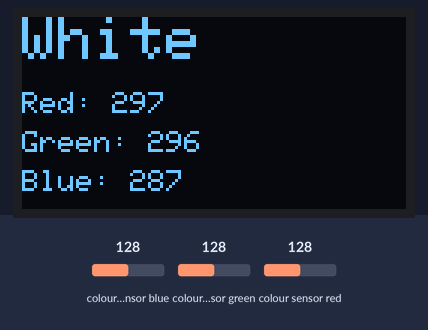
The sketch below on a simulated Arduino Uno, built with avr-gcc and run on an emulated ATmega328P. On the bench: 128×64 one-colour display. Wiring (inferred from the names in the program): TCS3200 colour sensor: output pin 12; S2 pin 10; S3 pin 11; S0 pin 8; S1 pin 9. The inputs (shaded band) are chosen by the test bench; at power-on: colour sensor blue 128, colour sensor green 128, colour sensor red 128. What the sketch prints to the serial monitor is not drawn.

Above: at 7.7 s.
7.8 s: colour sensor blue set to 5
At 8.46 s:
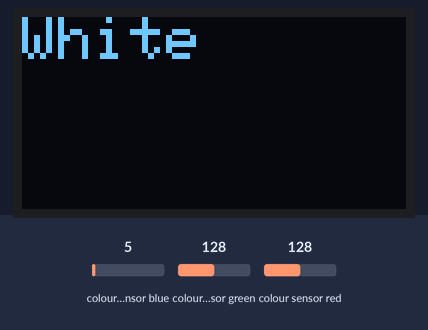
At 11.3 s:
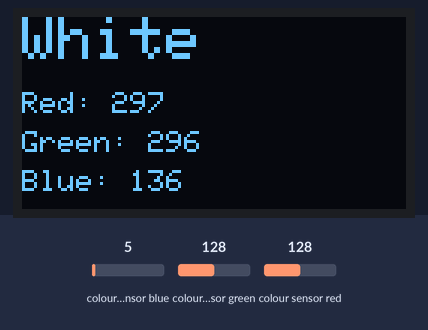
Timing chart, 0 to 12.8 s (numbered marks = the images above; inputs shaded):
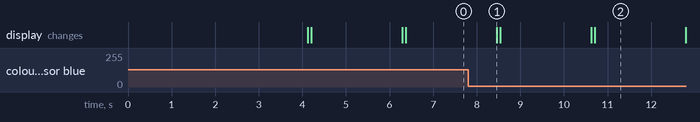

Measured:
- after the input at 7.8 s, the display: first differs from a run without the input after 2.9 s (image 2)

The sketch:

CalibrateTCS3200.ino
```cpp
#include <Wire.h>
#include <Adafruit_GFX.h>
#include <Adafruit_SSD1306.h>

#define SCREEN_WIDTH 128 // OLED display width,  in pixels
#define SCREEN_HEIGHT 64 // OLED display height, in pixels

//On arduino UNO:       A4(SDA), A5(SCL)

#define OLED_RESET     -1 // Reset pin # (or -1 if sharing Arduino reset pin)
#define SCREEN_ADDRESS 0x3D //< See datasheet for Address; 0x3D for 128x64, 0x3C for 128x32
Adafruit_SSD1306 oled(SCREEN_WIDTH, SCREEN_HEIGHT, &Wire, OLED_RESET);

#define s0 8       //TCS3200 pins wiring
#define s1 9
#define s2 10
#define s3 11
#define out 12

int data=0, Red=0, Green=0, Blue=0;
String strColor;
String strRed;
String strGreen;
String strBlue;
String str1;
String str2;

void setup(){
  oled.begin(SSD1306_SWITCHCAPVCC, 0x3C);

  delay(2000);         // wait for initializing
  oled.clearDisplay(); // clear display

  oled.setTextColor(WHITE);     // text color

  strColor=String("White");

  pinMode(s0,OUTPUT);    //pin modes
  pinMode(s1,OUTPUT);
  pinMode(s2,OUTPUT);
  pinMode(s3,OUTPUT);
  pinMode(out,INPUT);

  Serial.begin(9600);   //intialize the serial monitor baud rate

  digitalWrite(s0,HIGH); //Putting S0/S1 on HIGH/HIGH levels means the output frequency scalling is at 100% (recommended)
  digitalWrite(s1,LOW); //LOW/LOW is off HIGH/LOW is 20% and LOW/HIGH is  2%
}

void loop() {
  oled.clearDisplay(); // clear display
  digitalWrite(s2,LOW);        //S2/S3 levels define which set of photodiodes we are using LOW/LOW is for RED LOW/HIGH is for Blue and HIGH/HIGH is for green
  digitalWrite(s3,LOW);

  Serial.print("Red value= ");
  GetData();                 //Executing GetData function to get the value
  data = map(data, 505, 106, 0, 255);
  Red=data;
  strRed=String(Red);

  digitalWrite(s2,HIGH);
  digitalWrite(s3,HIGH);

  Serial.print("Green value= ");
  GetData();
  data = map(data, 485, 102, 0, 255);
  Green=data;
  strGreen=String(Green);

  digitalWrite(s2,LOW);
  digitalWrite(s3,HIGH);

  Serial.print("Blue value= ");
  GetData();
  data = map(data, 360, 75, 0, 255);
  Blue=data;
  strBlue=String(Blue);

  Serial.println();
  delay(2000);

  //getColor();

  displayColor();
  displayRed();
  displayGreen();
  displayBlue();
}

void displayColor(){
  oled.setTextSize(2);          // text size
  oled.setCursor(0, 0);         // position to display
  oled.print(strColor);   // text to display
  oled.display();               // show on OLED
}

void displayRed(){
  oled.setTextSize(1);          // text size
  oled.setCursor(0, 25);        // position to display
  str1=String("Red: ");       // text to display
  str2=String(str1+strRed);
  oled.print(str2);
  oled.display();               // show on OLED
}

void displayGreen(){
  oled.setTextSize(1);          // text size
  oled.setCursor(0, 38);        // position to display
  str1=String("Green: ");       // text to display
  str2=String(str1+strGreen);
  oled.print(str2);
  oled.display();               // show on OLED
}

void displayBlue(){
  oled.setTextSize(1);          // text size
  oled.setCursor(0, 51);        // position to display
  str1=String("Blue: ");       // text to display
  str2=String(str1+strBlue);
  oled.print(str2);
  oled.display();
}

void GetData(){
   data=pulseIn(out,LOW);       //here we wait until "out" go LOW, we start measuring the duration and stops when "out" is HIGH again
   Serial.print(data);          //it's a time duration measured, which is related to frequency as the sensor gives a frequency depending on the color
   Serial.print("\t");          //The higher the frequency the lower the duration
   delay(20);
}
```
